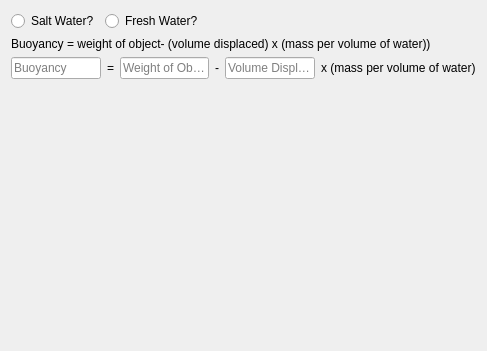
<?xml version="1.0" encoding="UTF-8"?>
<ui version="4.0">
 <class>CPage</class>
 <widget class="QWidget" name="CPage">
  <property name="geometry">
   <rect>
    <x>0</x>
    <y>0</y>
    <width>487</width>
    <height>351</height>
   </rect>
  </property>
  <property name="windowTitle">
   <string>Title</string>
  </property>
  <layout class="QVBoxLayout" name="verticalLayout">
   <item>
    <layout class="QHBoxLayout" name="horizontalLayout">
     <item>
      <widget class="QRadioButton" name="saltwater">
       <property name="text">
        <string>Salt Water?</string>
       </property>
      </widget>
     </item>
     <item>
      <widget class="QRadioButton" name="freshWater">
       <property name="text">
        <string>Fresh Water?</string>
       </property>
      </widget>
     </item>
     <item>
      <spacer name="horizontalSpacer">
       <property name="orientation">
        <enum>Qt::Orientation::Horizontal</enum>
       </property>
       <property name="sizeHint" stdset="0">
        <size>
         <width>40</width>
         <height>20</height>
        </size>
       </property>
      </spacer>
     </item>
    </layout>
   </item>
   <item>
    <widget class="QLabel" name="eq">
     <property name="text">
      <string>Buoyancy = weight of object- (volume displaced) x (mass per volume of water))</string>
     </property>
    </widget>
   </item>
   <item>
    <layout class="QHBoxLayout" name="horizontalLayout_2">
     <item>
      <widget class="QLineEdit" name="buoyancy">
       <property name="placeholderText">
        <string>Buoyancy</string>
       </property>
      </widget>
     </item>
     <item>
      <widget class="QLabel" name="label_2">
       <property name="text">
        <string>=</string>
       </property>
      </widget>
     </item>
     <item>
      <widget class="QLineEdit" name="weightOfObject">
       <property name="placeholderText">
        <string>Weight of Object</string>
       </property>
      </widget>
     </item>
     <item>
      <widget class="QLabel" name="label_3">
       <property name="text">
        <string>-</string>
       </property>
      </widget>
     </item>
     <item>
      <widget class="QLineEdit" name="volumeDisplaced">
       <property name="placeholderText">
        <string>Volume Displaced</string>
       </property>
      </widget>
     </item>
     <item>
      <widget class="QLabel" name="weightOfWater">
       <property name="text">
        <string>x (mass per volume of water)</string>
       </property>
      </widget>
     </item>
    </layout>
   </item>
   <item>
    <spacer name="verticalSpacer">
     <property name="orientation">
      <enum>Qt::Orientation::Vertical</enum>
     </property>
     <property name="sizeHint" stdset="0">
      <size>
       <width>20</width>
       <height>40</height>
      </size>
     </property>
    </spacer>
   </item>
  </layout>
  <action name="actionExit">
   <property name="text">
    <string>Exit</string>
   </property>
   <property name="iconText">
    <string>E&amp;xit</string>
   </property>
   <property name="shortcut">
    <string>Alt+F4</string>
   </property>
  </action>
 </widget>
 <tabstops>
  <tabstop>saltwater</tabstop>
  <tabstop>freshWater</tabstop>
  <tabstop>buoyancy</tabstop>
  <tabstop>weightOfObject</tabstop>
  <tabstop>volumeDisplaced</tabstop>
 </tabstops>
 <resources/>
 <connections/>
</ui>
